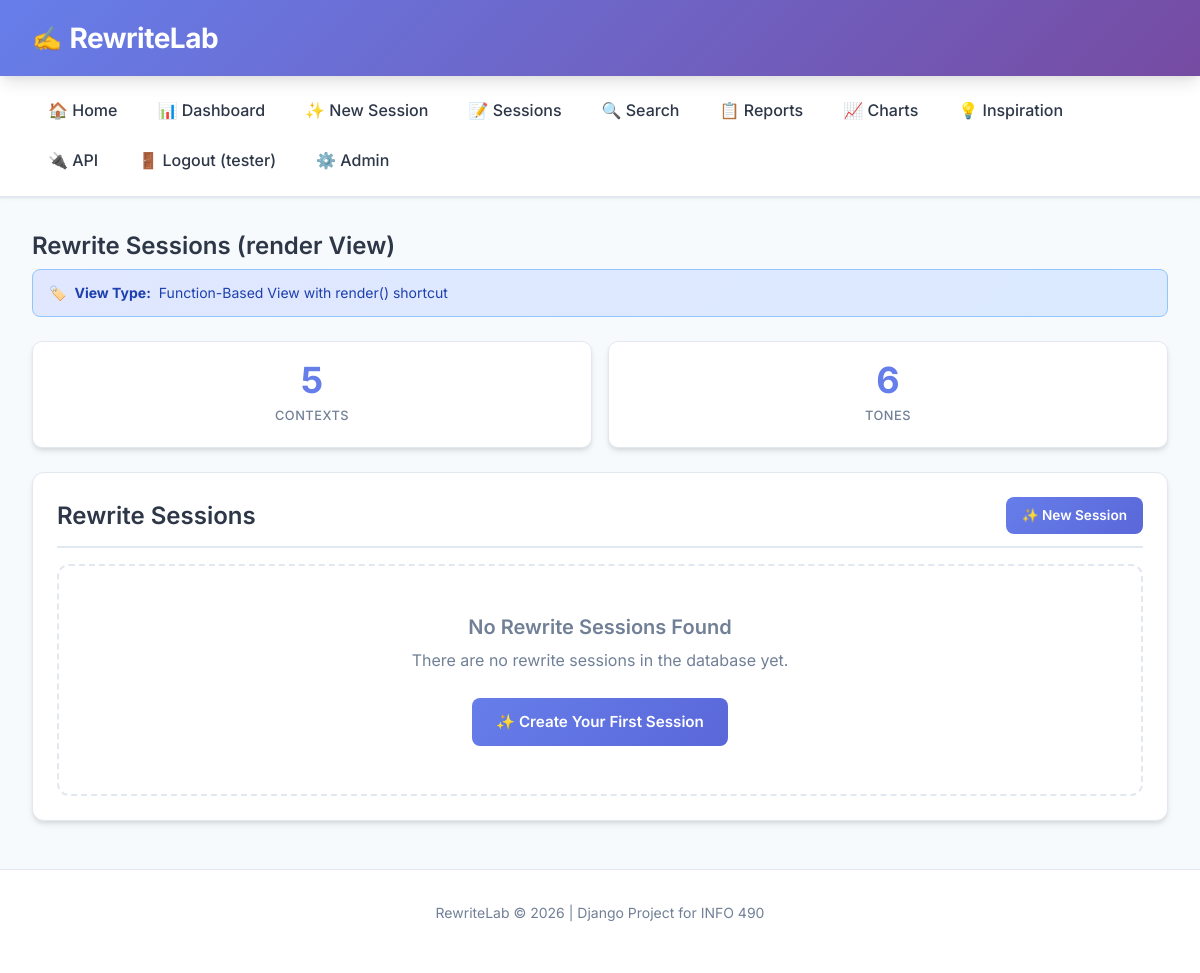
The app's page /render/ (signed in), older data.
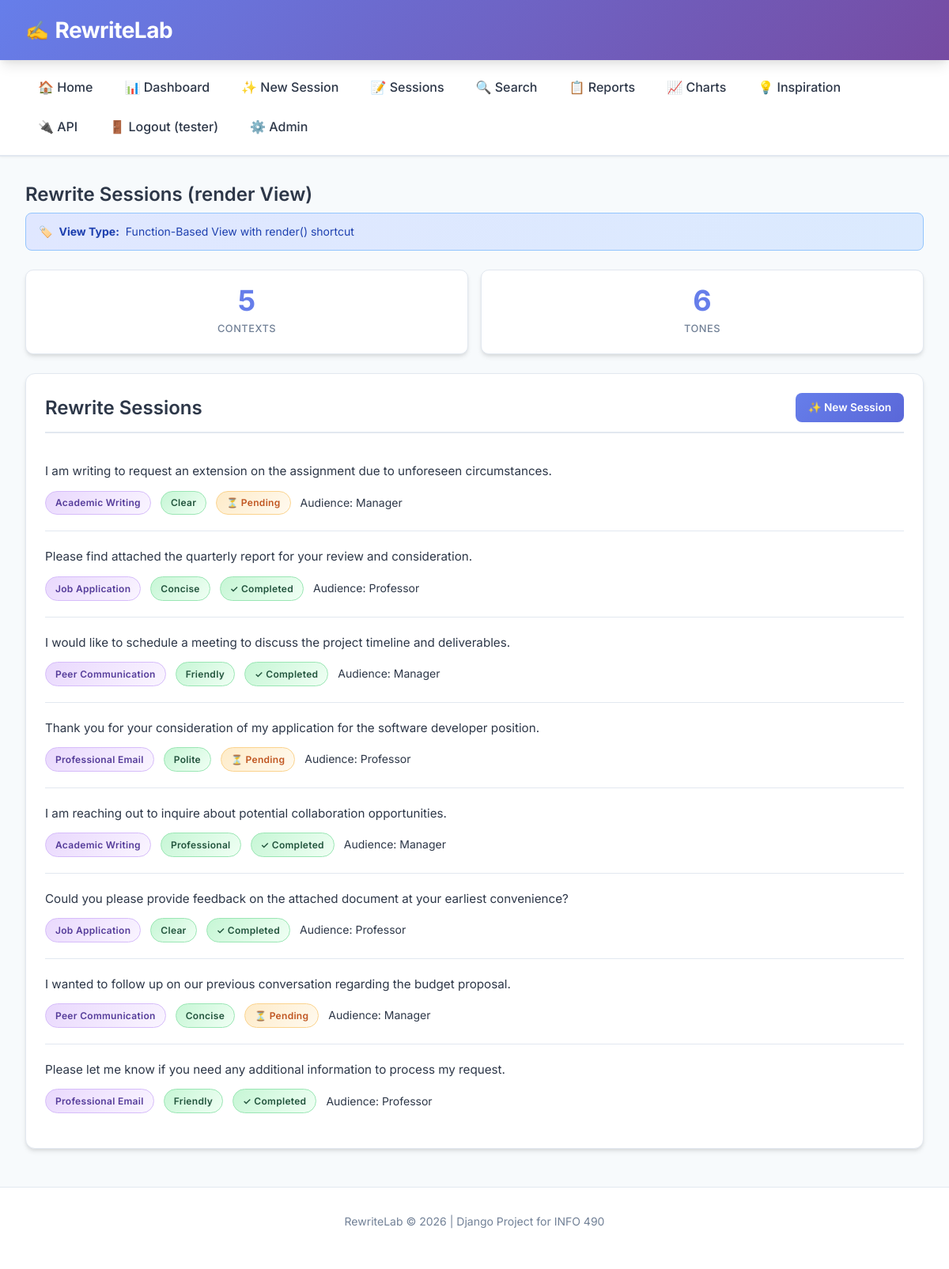
The same page, newer data.
### rewrites/models.py (models this page shows, shortened)
class RewriteSession(models.Model):
    original_text = models.TextField(
        validators=[MinLengthValidator(10)],
        help_text="The original text submitted by the user for rewriting"
    )
    user = models.ForeignKey(
        settings.AUTH_USER_MODEL,
        on_delete=models.CASCADE,
        related_name='rewrite_sessions',
        null=True,
        blank=True,
        help_text="The user who created this session (null for legacy/anonymous)"
    )
    context = models.ForeignKey(
        RewriteContext,
        on_delete=models.PROTECT,
        related_name='sessions',
        help_text="The writing context selected for this rewrite"
    )
    tone = models.ForeignKey(
        ToneOption,
        on_delete=models.PROTECT,
        related_name='sessions',
        help_text="The tone selected for this rewrite"
    )
    audience = models.CharField(
        max_length=100,
        blank=True,
        default='',
        help_text="Optional: intended audience (e.g., 'professor', 'manager')"
    )
    purpose = models.CharField(
        max_length=200,
        blank=True,
        default='',
        help_text="Optional: purpose of the text (e.g., 'request extension', 'follow up')"
    )
    session_token = models.CharField(
        max_length=64,
        unique=True,
        help_text="Unique token to identify this session (for URL sharing)"
    )
    is_completed = models.BooleanField(
        default=False,
        help_text="Whether rewrites have been successfully generated"
    )
    created_at = models.DateTimeField(auto_now_add=True)
    updated_at = models.DateTimeField(auto_now=True)
    class Meta:
        ordering = ['-created_at']
        verbose_name = "Rewrite Session"
        verbose_name_plural = "Rewrite Sessions"
        constraints = [
            models.UniqueConstraint(
                fields=['original_text', 'context', 'tone'],
                name='unique_text_context_tone_combination'
            )
        ]
    def get_absolute_url(self):
        return reverse('rewrites:session_detail', kwargs={'pk': self.pk})

class RewriteContext(models.Model):
    name = models.CharField(
        max_length=100,
        unique=True,
        help_text="Name of the writing context (e.g., 'Professional Email')"
    )
    description = models.TextField(
        help_text="Detailed description of when this context should be used"
    )
    guidelines = models.TextField(
        help_text="Specific guidelines for the LLM when rewriting in this context"
    )
    is_active = models.BooleanField(
        default=True,
        help_text="Whether this context is available for users to select"
    )
    created_at = models.DateTimeField(auto_now_add=True)
    updated_at = models.DateTimeField(auto_now=True)
    class Meta:
        ordering = ['name']
        verbose_name = "Rewrite Context"
        verbose_name_plural = "Rewrite Contexts"

class ToneOption(models.Model):
    name = models.CharField(
        max_length=50,
        unique=True,
        help_text="Name of the tone (e.g., 'Polite', 'Professional')"
    )
    description = models.TextField(
        help_text="Description of what this tone conveys"
    )
    prompt_modifier = models.TextField(
        help_text="Instructions added to the LLM prompt to achieve this tone"
    )
    intensity_level = models.PositiveSmallIntegerField(
        default=5,
        help_text="Intensity level from 1 (subtle) to 10 (strong)"
    )
    is_active = models.BooleanField(
        default=True,
        help_text="Whether this tone is available for users to select"
    )
    created_at = models.DateTimeField(auto_now_add=True)
    updated_at = models.DateTimeField(auto_now=True)
    class Meta:
        ordering = ['name']
        verbose_name = "Tone Option"
        verbose_name_plural = "Tone Options"

### rewrites/views.py (the view)
# urls.py: path('render/', views.session_list_render, name='session_render'),  # render() FBV
@login_required(login_url='rewrites:login')
def session_list_render(request):
    sessions = RewriteSession.objects.select_related('context', 'tone').all()
    context_count = RewriteContext.objects.count()
    tone_count = ToneOption.objects.count()
    context = {
        'sessions': sessions,
        'title': 'Rewrite Sessions (render View)',
        'view_type': 'Function-Based View with render() shortcut',
        'context_count': context_count,
        'tone_count': tone_count,
    }
    return render(request, 'rewrites/session_list.html', context)

### rewrites/templates/rewrites/session_list.html (shortened to what this page needs)
{% extends 'base.html' %}
{% block content %}
<h2>{{ title }}</h2>
{% if view_type %}
<div class="view-type">
    <strong>View Type:</strong> {{ view_type }}
</div>
{% endif %}
{% if completed_count is not None or context_count is not None or total_results is not None %}
<div class="stats">
    {% if context_count is not None %}
    <div class="stat-card">
        <div class="stat-value">{{ context_count }}</div>
        <div class="stat-label">Contexts</div>
    </div>
    {% endif %}
    {% if tone_count is not None %}
    <div class="stat-card">
        <div class="stat-value">{{ tone_count }}</div>
        <div class="stat-label">Tones</div>
    </div>
    {% endif %}
</div>
{% endif %}
<div class="card">
    <div style="display: flex; justify-content: space-between; align-items: center; margin-bottom: 1rem; padding-bottom: 0.75rem; border-bottom: 2px solid #e2e8f0;">
        <h2 style="margin: 0; padding: 0; border: none;">Rewrite Sessions</h2>
        {% if user.is_authenticated %}
        <a href="{% url 'rewrites:session_create' %}" class="btn btn-primary btn-sm">✨ New Session</a>
        {% endif %}
    </div>
    {% for session in sessions %}
    <div class="session-item">
        <div class="text-preview">
            <a href="{{ session.get_absolute_url }}">
                {{ session.original_text|truncatewords:30 }}
            </a>
        </div>
        <div class="session-meta">
            <span class="badge badge-context">{{ session.context.name }}</span>
            <span class="badge badge-tone">{{ session.tone.name }}</span>
            {% if session.is_completed %}
            <span class="badge badge-completed">✓ Completed</span>
            {% else %}
            <span class="badge badge-pending">⏳ Pending</span>
            {% endif %}
            {% if session.audience %}
            <span>Audience: {{ session.audience }}</span>
            {% endif %}
        </div>
    </div>
    {% empty %}
    <div class="empty-state">
        <h3>No Rewrite Sessions Found</h3>
        <p>There are no rewrite sessions in the database yet.</p>
        {% if user.is_authenticated %}
        <a href="{% url 'rewrites:session_create' %}" class="btn btn-primary" style="margin-top: 1rem;">✨ Create Your First Session</a>
        {% else %}
        <p><a href="{% url 'rewrites:login' %}">Log in</a> to create a session, or go to the <a href="{% url 'admin:index' %}">Admin Panel</a>.</p>
        {% endif %}
    </div>
    {% endfor %}
</div>
{% endblock %}

Row changes from the older to the newer data that the page shows:
added RewriteSession: original_text "I am writing to request an extension on the assignment due to unforeseen circumstances.", context.name "Academic Writing", tone.name "Clear", is_completed "⏳ Pending", audience "Manager"
added RewriteSession: original_text "Please find attached the quarterly report for your review and consideration.", context.name "Job Application", tone.name "Concise", is_completed "✓ Completed", audience "Professor"
added RewriteSession: original_text "I would like to schedule a meeting to discuss the project timeline and deliverables.", context.name "Peer Communication", tone.name "Friendly", is_completed "✓ Completed", audience "Manager"
added RewriteSession: original_text "Thank you for your consideration of my application for the software developer position.", context.name "Professional Email", tone.name "Polite", is_completed "⏳ Pending", audience "Professor"
added RewriteSession: original_text "I am reaching out to inquire about potential collaboration opportunities.", context.name "Academic Writing", tone.name "Professional", is_completed "✓ Completed", audience "Manager"
added RewriteSession: original_text "Could you please provide feedback on the attached document at your earliest convenience?", context.name "Job Application", tone.name "Clear", is_completed "✓ Completed", audience "Professor"
added RewriteSession: original_text "I wanted to follow up on our previous conversation regarding the budget proposal.", context.name "Peer Communication", tone.name "Concise", is_completed "⏳ Pending", audience "Manager"
added RewriteSession: original_text "Please let me know if you need any additional information to process my request.", context.name "Professional Email", tone.name "Friendly", is_completed "✓ Completed", audience "Professor"
Text that changed along with them:
text no longer shown: "No Rewrite Sessions Found There are no rewrite sessions in the database yet. ✨ Create Your First Session"
